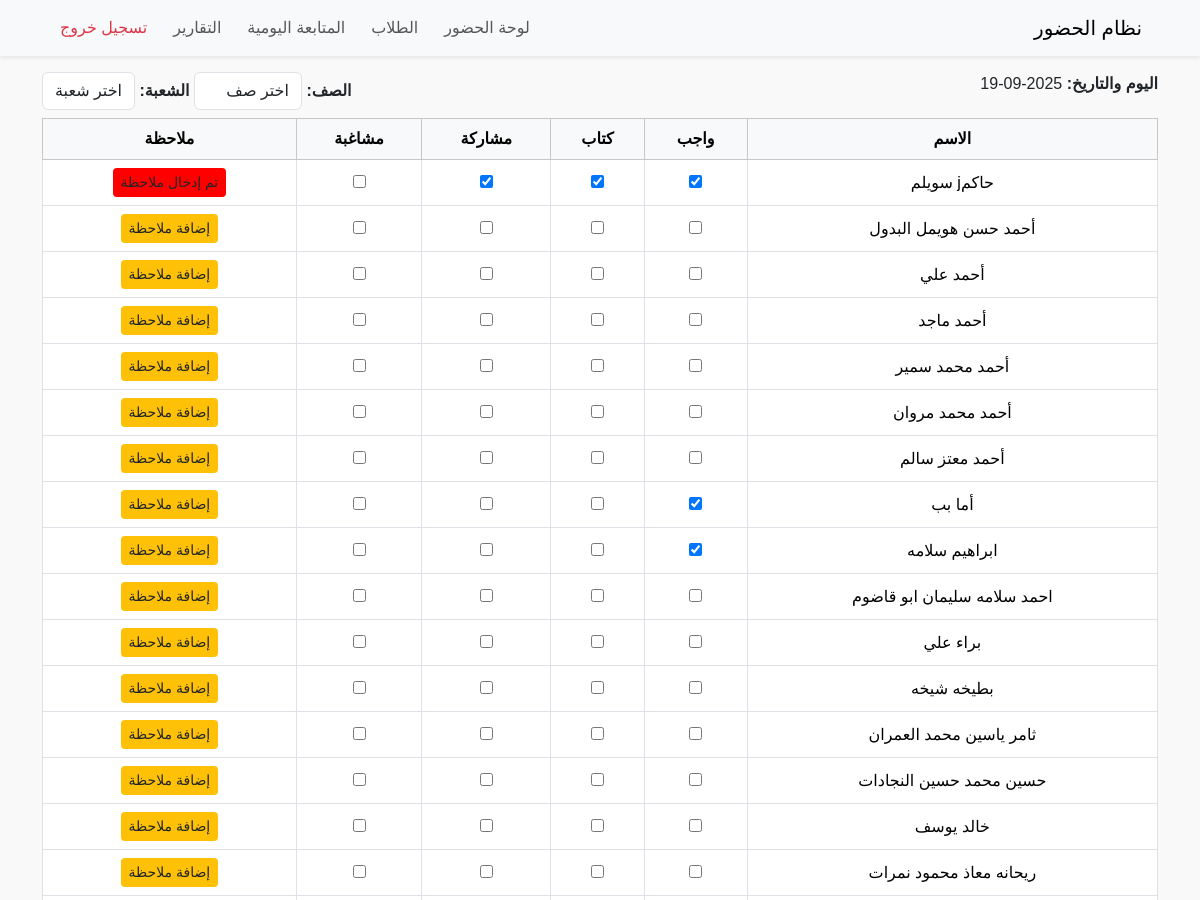
Before: /tracking (upper part) with the older database file.
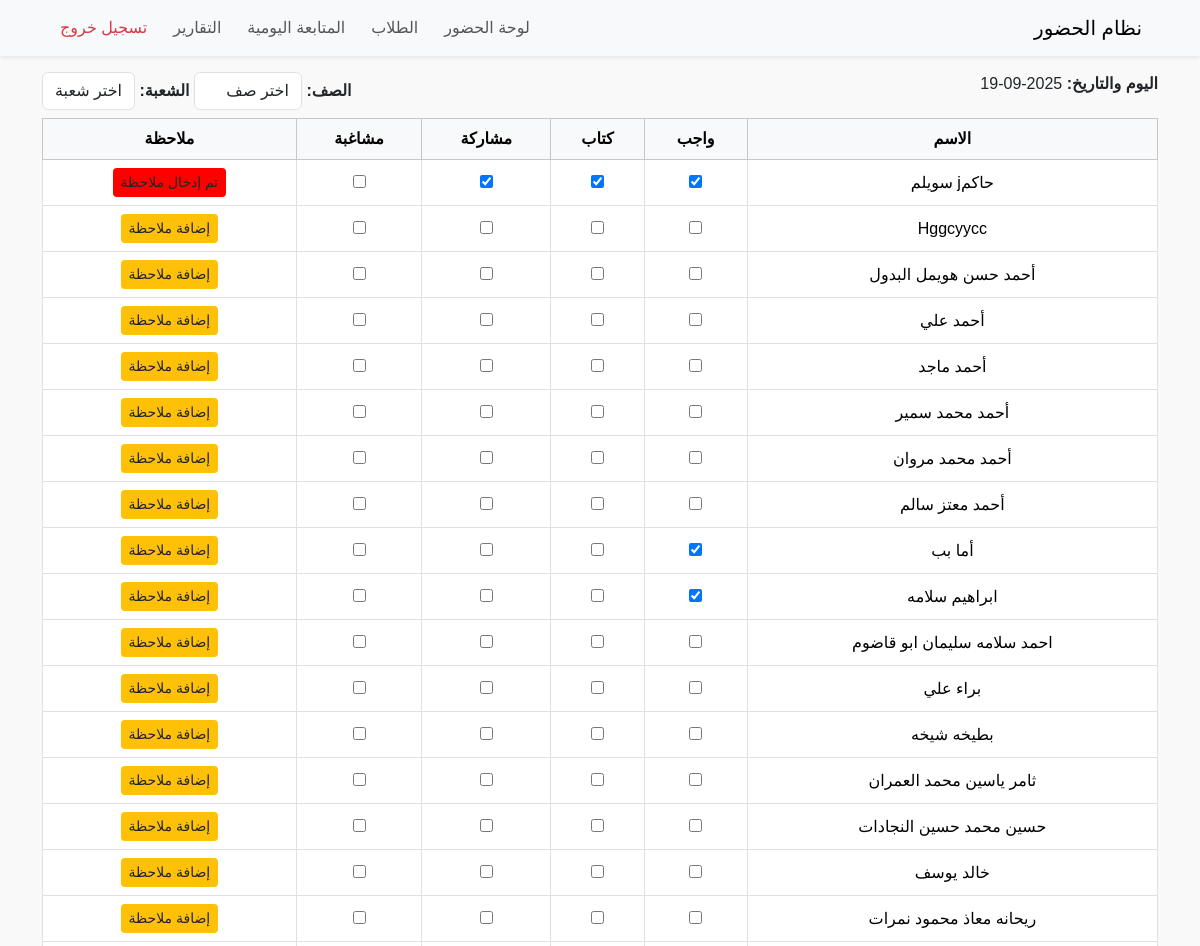
After: the same page with the newer database file.
### tables this page shows
CREATE TABLE students (
    id INTEGER PRIMARY KEY AUTOINCREMENT,
    student_name TEXT NOT NULL,
    username TEXT,
    password TEXT
, class_name TEXT, section TEXT, school_id INTEGER REFERENCES schools(id));

CREATE TABLE student_tracking (
    id INTEGER PRIMARY KEY AUTOINCREMENT,
    student_id INTEGER NOT NULL,
    date TEXT NOT NULL,
    homework INTEGER DEFAULT 0,
    book INTEGER DEFAULT 0,
    participation INTEGER DEFAULT 0,
    misbehavior INTEGER DEFAULT 0,
    note TEXT,
    FOREIGN KEY(student_id) REFERENCES students(id)
);

### tracking.py (the view)
def tracking_page():
    conn = get_db_connection()
    today = date.today().isoformat()
    students = conn.execute("SELECT * FROM students ORDER BY student_name").fetchall()
    rows = conn.execute("SELECT * FROM student_tracking WHERE date=?", (today,)).fetchall()
    records = {r['student_id']: r for r in rows}
    classes = [row['class_name'] for row in conn.execute("SELECT DISTINCT class_name FROM students").fetchall()]
    sections = [row['section'] for row in conn.execute("SELECT DISTINCT section FROM students").fetchall()]
    conn.close()
    return render_template(
        "tracking.html",
        students=students,
        records=records,
        today=today,
        classes=classes,
        sections=sections
    )

### db.py (called while the page is built)
def get_db_connection():
    conn = sqlite3.connect(DB_NAME)
    conn.row_factory = sqlite3.Row
    return conn

### templates/tracking.html (shortened to what this page needs)
{% include 'partials/header.html' %}
{% include 'partials/navbar.html' %}
<div class="container my-3">
    <div class="d-flex justify-content-between mb-2">
        <div><strong>اليوم والتاريخ: </strong> {{ today }}</div>
        <div>
            <strong>الصف: </strong>
            <select id="classSelect" class="form-control d-inline-block w-auto">
                <option value="">اختر صف</option>
            </select>
            <strong>الشعبة: </strong>
            <select id="sectionSelect" class="form-control d-inline-block w-auto">
                <option value="">اختر شعبة</option>
            </select>
        </div>
    </div>
    <table class="table table-bordered" id="trackingTable">
        <thead class="table-light">
            <tr>
                <th>الاسم</th>
                <th>واجب</th>
                <th>كتاب</th>
                <th>مشاركة</th>
                <th>مشاغبة</th>
                <th>ملاحظة</th>
            </tr>
        </thead>
        <tbody>
            {% for student in students %}
            {% set rec = records.get(student.id, {}) %}
            <tr data-class="{{ student.class_name }}" data-section="{{ student.section }}">
                <td>{{ student.student_name }}</td>
                <td><input type="checkbox" class="track-checkbox" data-student="{{ student.id }}" data-field="homework" {% if rec.homework %}checked{% endif %}></td>
                <td><input type="checkbox" class="track-checkbox" data-student="{{ student.id }}" data-field="book" {% if rec.book %}checked{% endif %}></td>
                <td><input type="checkbox" class="track-checkbox" data-student="{{ student.id }}" data-field="participation" {% if rec.participation %}checked{% endif %}></td>
                <td><input type="checkbox" class="track-checkbox" data-student="{{ student.id }}" data-field="misbehavior" {% if rec.misbehavior %}checked{% endif %}></td>
                <td>
                    <button class="btn btn-sm btn-warning note-btn" data-student="{{ student.id }}" {% if rec.note %}style="background:red"{% endif %}>
                        {% if rec.note %}تم إدخال ملاحظة{% else %}إضافة ملاحظة{% endif %}
                    </button>
                </td>
            </tr>
            {% endfor %}
        </tbody>
    </table>
</div>
{% include 'partials/footer.html' %}

Changed rows visible on the page:
added students: student_name "Hggcyycc", shows "إضافة ملاحظة"
